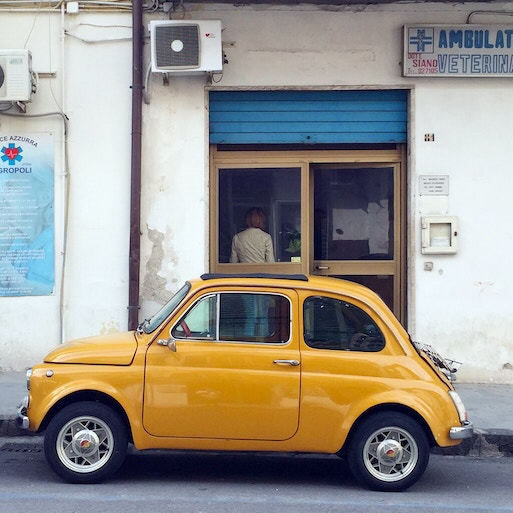
#> input picture guided_filter/source.tiff, 513 x 513 px
$ jupyter execute comparision_with_opencv.ipynb   (shell and % lines are left out)   (older library calls are emulated)
#> lines starting #> are read from the running program, lines starting #| are printed output that depends on the picture; long printed decimals are rounded
[cell 1]
import numpy as np
import matplotlib
import matplotlib.pyplot as plt
from PIL import Image
import scipy.misc
from time import time

[cell 2]
# Paths
image_path = 'source.tiff'
mask_path = 'mask.tiff'

# Load the image (grayscale) and the mask
img = np.asarray(Image.open(image_path).convert('L'))
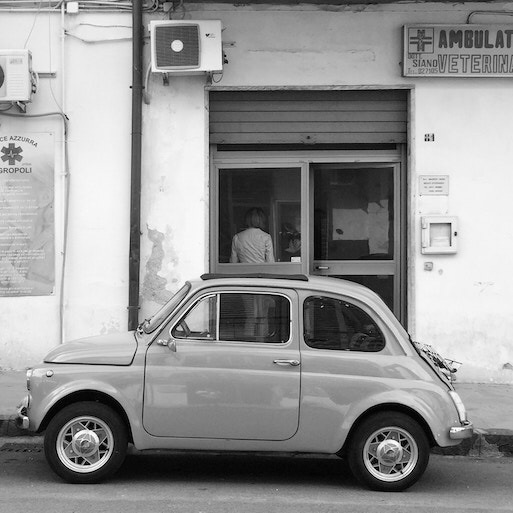
#> img: shape (513, 513); min 0, max 255, mean 147.9
mask = np.asarray(Image.open(mask_path))[:,:,0]
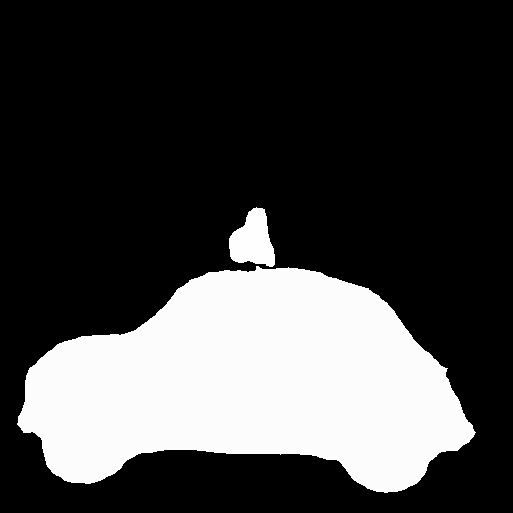
#> input picture guided_filter/mask.tiff, 513 x 513 px

# plt.imshow(img, cmap="gray")
# plt.show()

# Normalize images to float in [0,1]; Change the name to fit the paper
I = img.astype(np.float32) / 255.
p = mask.astype(np.float32) / 255.

[cell 3]
def box_filter(img, r):

#> called with r = 21
    height, width = img.shape
#> height = 513; width = 513

    # Vertical pass
    iiv = np.cumsum(img, axis=0)
    img2 = np.zeros(img.shape, dtype=np.float)
    img2[0:r+1, :] = iiv[r:2*r+1, :] / np.array(range(r+1, 2*r+2)).reshape((r+1,1))
    img2[r+1:height-r, :] = (iiv[2*r+1:height, :] - iiv[0:height-2*r-1, :]) / (2*r+1)
    img2[height-r:height,:] = (iiv[height-1,:] - iiv[height-2*r-1:height-r-1,:]) / np.array(range(2*r, r, -1)).reshape((r,1))
#> img2: shape (513, 513) float64; min 0.0191, max 0.973, mean 0.58

    # Horizontal pass
    iih = np.cumsum(img2, axis=1)
    img3 = np.zeros(img.shape, dtype=np.float)
    img3[:, 0:r+1] = iih[:, r:2*r+1] / np.array(range(r+1, 2*r+2)).reshape((1, r+1))
    img3[:, r+1:width-r] = (iih[:, 2*r+1:width] - iih[:, 0:width-2*r-1]) / (2*r+1)
    img3[:, width-r:width] = (np.expand_dims(iih[:,width-1], axis=1) - iih[:,width-2*r-1:width-r-1]) / np.array(range(2*r, r, -1)).reshape((1,r))
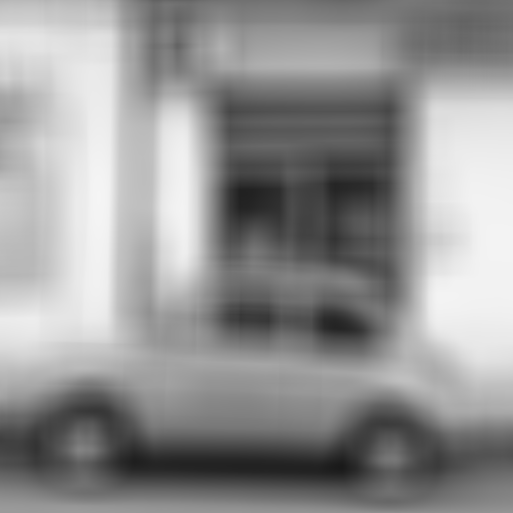
#> img3: shape (513, 513) float64; min 0.103, max 0.961, mean 0.58

    return img3


def guided_filter(I, p, radius, eps):

    # Compute I * p
    Ip = np.multiply(I, p)
    I2 = I**2

    # Compute some values
    I_mean = box_filter(I, radius)
    p_mean = box_filter(p, radius)
#> in box_filter (call 2), `img2[0:r+1, :] = iiv[r:2*r+1, :] / np.array(range(r+1, 2*r+2)).reshape..`: img2: shape (513, 513) float64; every value is 0
#> in box_filter (call 2), `img2[height-r:height,:] = (iiv[height-1,:] - iiv[height-2*r-1:height-r..`: img2: shape (513, 513) float64; min 0, max 0.996, mean 0.262
#> in box_filter (call 2), `img3[:, width-r:width] = (np.expand_dims(iih[:,width-1], axis=1) - iih..`: img3: shape (513, 513) float64; min 0, max 0.988, mean 0.263
    Ip_mean = box_filter(Ip, radius)
#> in box_filter (call 3), `img2[height-r:height,:] = (iiv[height-1,:] - iiv[height-2*r-1:height-r..`: img2: shape (513, 513) float64; min 0, max 0.833, mean 0.125
#> in box_filter (call 3), `img3[:, width-r:width] = (np.expand_dims(iih[:,width-1], axis=1) - iih..`: img3: shape (513, 513) float64; min 0, max 0.744, mean 0.125
    I2_mean = box_filter(I2, radius)
#> call 4 of box_filter, with r = 21
#> in box_filter (call 4), `img2[height-r:height,:] = (iiv[height-1,:] - iiv[height-2*r-1:height-r..`:
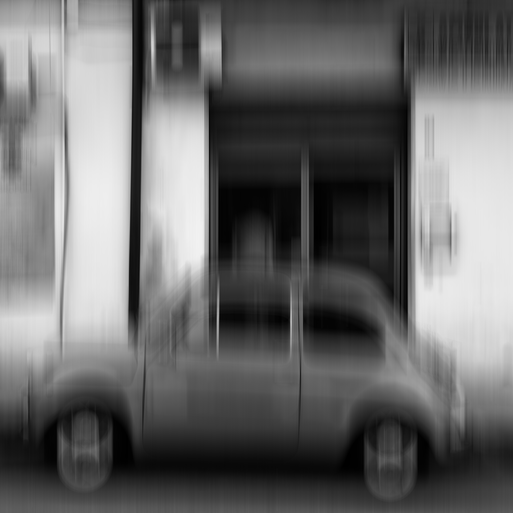
#> img2: shape (513, 513) float64; min 0.0004, max 0.947, mean 0.416
#> in box_filter (call 4), `img3[:, width-r:width] = (np.expand_dims(iih[:,width-1], axis=1) - iih..`: img3: shape (513, 513) float64; min 0.0174, max 0.924, mean 0.416
    I_var = I2_mean - I_mean**2
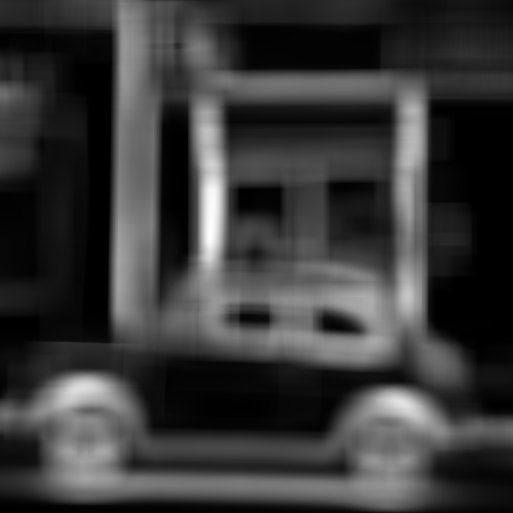
#> I_var: shape (513, 513) float64; min 6.66e-06, max 0.128, mean 0.0285; drawn with min black and max white

    # Compute a and b
    a = (Ip_mean - np.multiply(I_mean, p_mean)) / (I_var + eps)
    b = p_mean - np.multiply(a, I_mean)
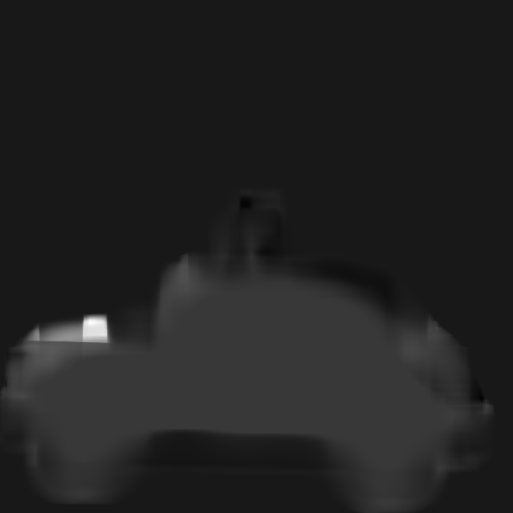
#> b: shape (513, 513) float64; min -0.777, max 7.24, mean 0.296; drawn with min black and max white

    # Deduce a_mean and b_mean
    a_mean = box_filter(a, radius)
#> in box_filter (call 5), `iiv = np.cumsum(img, axis=0)`:
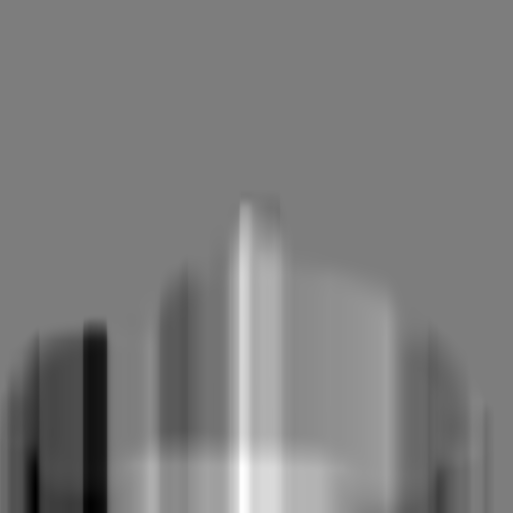
#> iiv: shape (513, 513) float64; min -213.5, max 219.9, mean 0.1; drawn with min black and max white
#> in box_filter (call 5), `img2[height-r:height,:] = (iiv[height-1,:] - iiv[height-2*r-1:height-r..`:
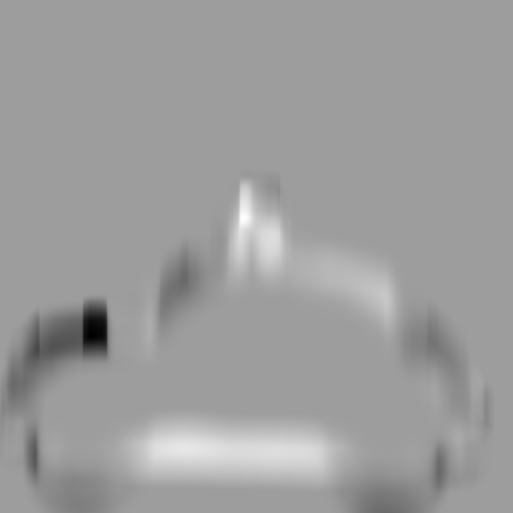
#> img2: shape (513, 513) float64; min -4.25, max 2.62, mean 0.00133; drawn with min black and max white
#> in box_filter (call 5), `iih = np.cumsum(img2, axis=1)`:
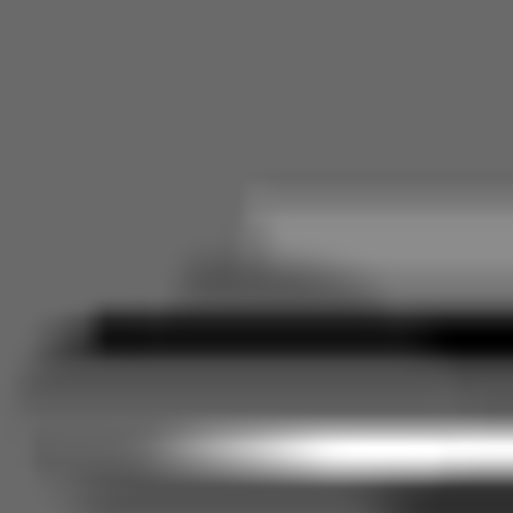
#> iih: shape (513, 513) float64; min -239.7, max 334.2, mean -6.8; drawn with min black and max white
#> in box_filter (call 5), `img3[:, r+1:width-r] = (iih[:, 2*r+1:width] - iih[:, 0:width-2*r-1]) /..`:
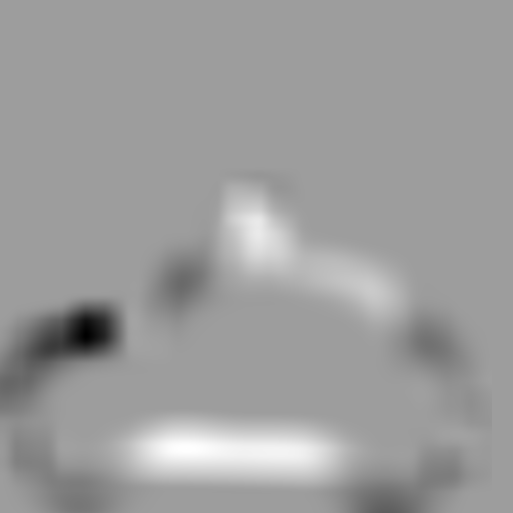
#> img3: shape (513, 513) float64; min -3.07, max 1.91, mean 0.00113; drawn with min black and max white
    b_mean = box_filter(b, radius)

    # Finally get the output mask
    q = np.multiply(a_mean, I) + b_mean

    # Clip values in [0,1]
    q = np.clip(q, 0, 1)

    return q

# Test the guided filter
radius = 21
eps = 0.0001

tic = time()
q = guided_filter(I, p, radius, eps)
toc = time()
print('Elapsed time V1 : %6.3f s' % (toc-tic))

plt.figure()
plt.imshow(q, cmap="gray")
plt.show()

[cell 4]
# Test the guided filter
radius = 23
eps = 0.0001

tic = time()
q = guided_filter(I, p, radius, eps)
toc = time()
print('Elapsed time Frida : %6.3f s' % (toc-tic))

# plt.figure()
# plt.imshow(q, cmap="gray")
# plt.show()

import cv2

tic = time()
q2 = np.clip(cv2.ximgproc.guidedFilter(I, p, radius, eps), 0, 1.)
toc = time()
print('Elapsed time OpenCV : %6.3f s' % (toc-tic))

# plt.figure()
# plt.imshow(q2, cmap="gray")
# plt.show()

d = abs(q2 - q)
print('Max diff = %f (range [0,1])' % np.max(d))
#| Max diff = 0.09093 (range [0,1])

f, ax = plt.subplots(1,3)
ax[0].imshow(q, cmap='gray')
ax[1].imshow(q2, cmap='gray')
ax[2].imshow(d, cmap='gray')
ax[0].set_axis_off()
ax[1].set_axis_off()
ax[2].set_axis_off()
ax[0].set_title('Frida')
ax[1].set_title('OpenCV')
ax[2].set_title('Diff')
plt.show()

[cell 5]
print(np.mean(q), np.max(q))
#| 0.2628 1.0
print(np.mean(q2), np.max(q2))
#| 0.2619 1.0

[cell 6]
d = abs(q2 - q)

[cell 7]
print(np.min(d), np.max(d))
#| 0.0 0.09093
